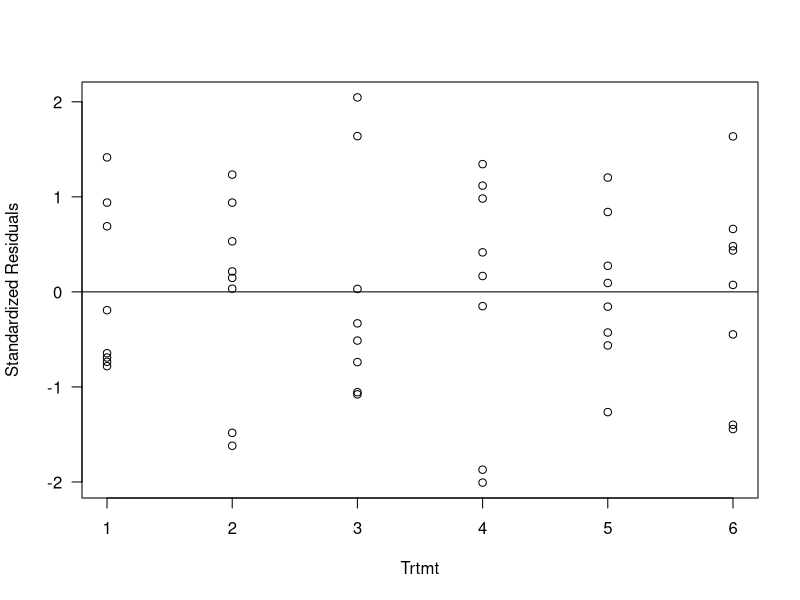
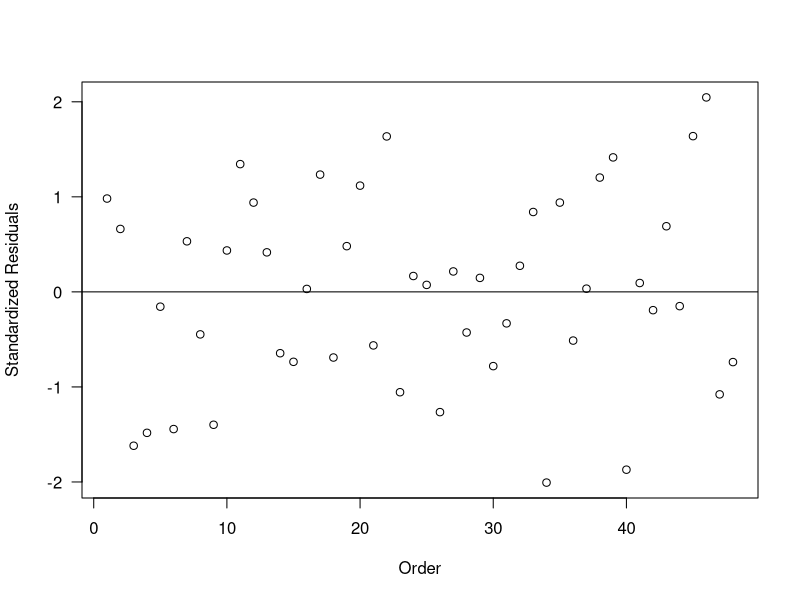
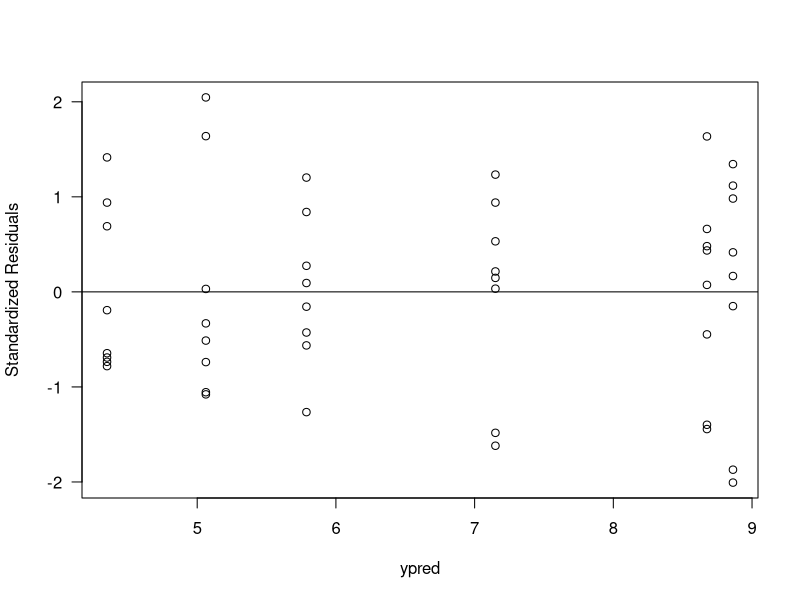
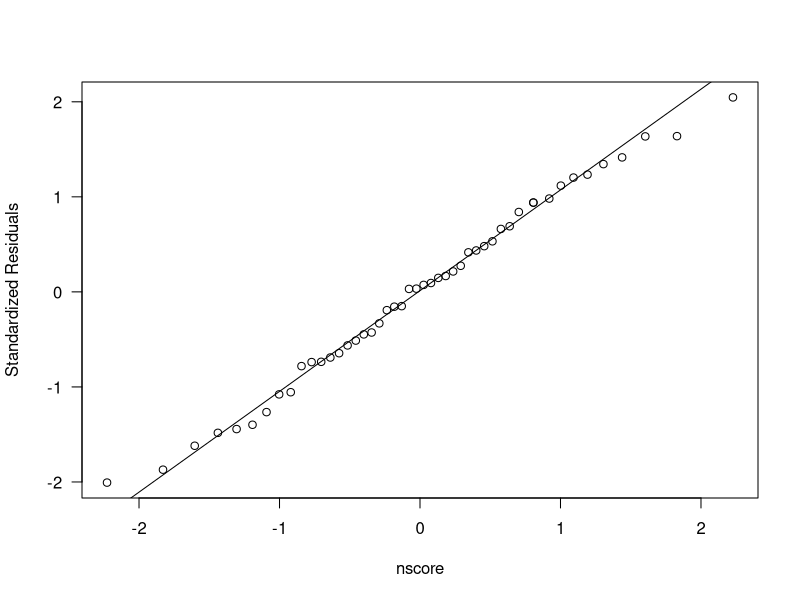
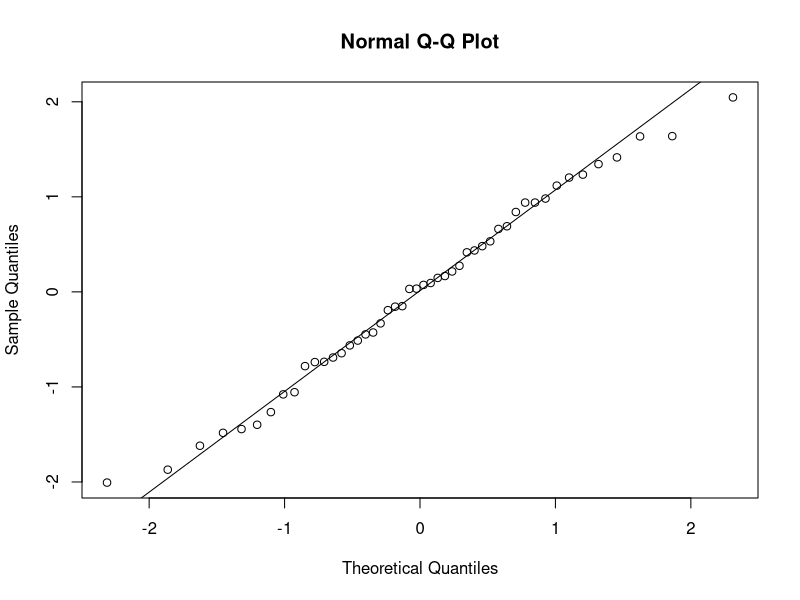
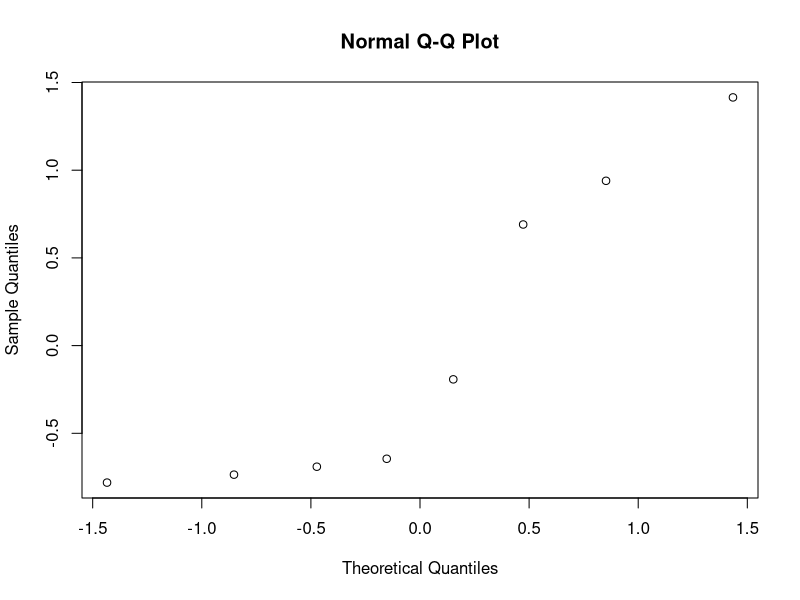
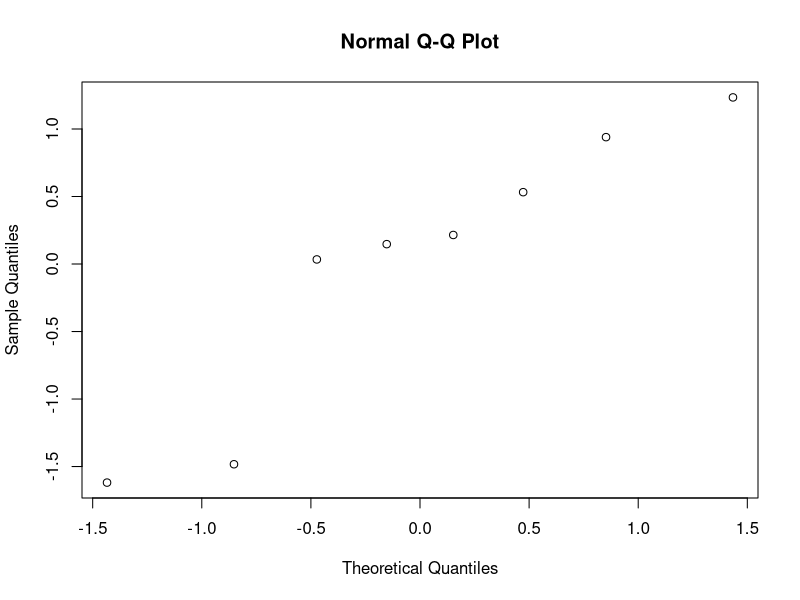
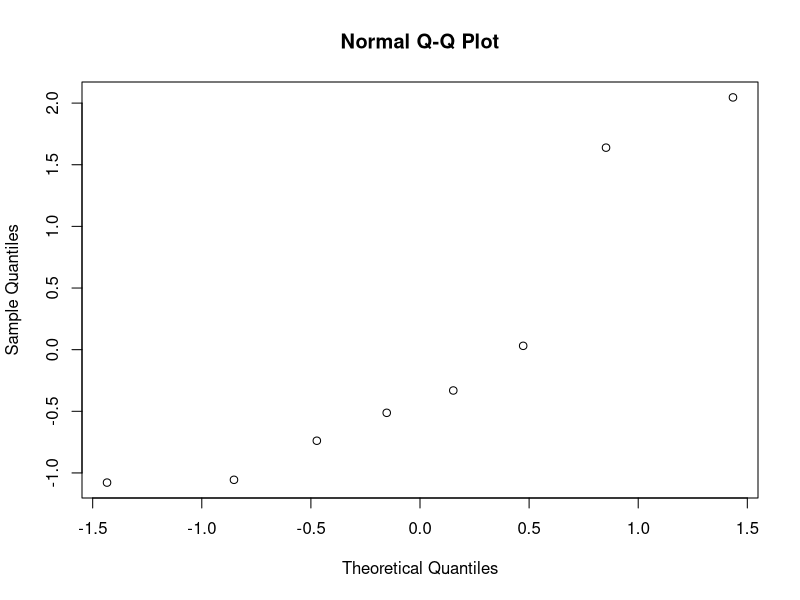

Reproduce these figures in R, in order.
# mungbean.r, mung bean experiment, Table 5.11 (p 126) and text code (p129)

# Table 5.11, page 126
mung.data <- read.table("Data/mungbean8.txt", header=T) 
colnames(mung.data) <- c('Obs', 'Order', 'Trtmt', 'Length')
model1 <- aov(Length ~ factor(Trtmt), data=mung.data)  

# Compute predicted values, residuals, standardized residuals, normal scores
mung.data <- within(mung.data, {
   # Compute predicted, residual, and standardized residual values
   ypred = fitted(model1); e = resid(model1); z = e/sd(e); 
   # Compute Blom's normal scores
   n = length(e); q = rank(e); nscore = qnorm((q-0.375)/(n+0.25)) })
   # nscore = qqnorm(z)$x }); # Blom's for n<=10, else qnorm((q-0.5)/n)

# Display first 3 lines of mung.data, 4 digits per variable
print(head(mung.data, 3), digits=4)

# Generate residual plots
plot(z ~ Trtmt, data=mung.data, ylab="Standardized Residuals", las=1)
  abline(h=0)  # Horizontal line at zero
plot(z ~ Order, data=mung.data, ylab="Standardized Residuals", las=1)
  abline(h=0)  
plot(z ~ ypred, data=mung.data, ylab="Standardized Residuals", las=1) 
  abline(h=0)
plot(z ~ nscore, data=mung.data, ylab="Standardized Residuals", las=1)
  qqline(mung.data$z)  # Line through 1st and 3rd quantile points
# A simpler way to generate the normal probability plot
qqnorm(mung.data$z); qqline(mung.data$z)  

# R code from text page 129
# NPPlot of standardized residuals by treatment
by(mung.data$z, mung.data$Trtmt, qqnorm)
# Or, as illustrated here for treatment 1
qqnorm(mung.data$z[mung.data$Trtmt == 1], main = "Normal Q-Q Plot: Trtmt = 1") 
  qqline(mung.data$z)  # Line through 1st and 3rd quantile points



